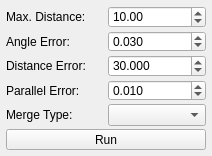
<?xml version="1.0" encoding="UTF-8"?>
<ui version="4.0">
 <class>ContinuityOptimizer</class>
 <widget class="QMainWindow" name="ContinuityOptimizer">
  <property name="windowModality">
   <enum>Qt::NonModal</enum>
  </property>
  <property name="geometry">
   <rect>
    <x>0</x>
    <y>0</y>
    <width>212</width>
    <height>156</height>
   </rect>
  </property>
  <property name="sizePolicy">
   <sizepolicy hsizetype="Fixed" vsizetype="Fixed">
    <horstretch>0</horstretch>
    <verstretch>0</verstretch>
   </sizepolicy>
  </property>
  <property name="minimumSize">
   <size>
    <width>212</width>
    <height>156</height>
   </size>
  </property>
  <property name="maximumSize">
   <size>
    <width>212</width>
    <height>110</height>
   </size>
  </property>
  <property name="windowTitle">
   <string>Continuity Optimizer</string>
  </property>
  <widget class="QWidget" name="widget_main">
   <layout class="QVBoxLayout" name="verticalLayout">
    <property name="spacing">
     <number>3</number>
    </property>
    <property name="leftMargin">
     <number>6</number>
    </property>
    <property name="topMargin">
     <number>6</number>
    </property>
    <property name="rightMargin">
     <number>6</number>
    </property>
    <property name="bottomMargin">
     <number>6</number>
    </property>
    <item>
     <layout class="QHBoxLayout" name="layout_blur_sigma_3">
      <item>
       <widget class="QLabel" name="label_max_dist">
        <property name="text">
         <string>Max. Distance:</string>
        </property>
       </widget>
      </item>
      <item>
       <widget class="QDoubleSpinBox" name="spin_max_dist">
        <property name="enabled">
         <bool>true</bool>
        </property>
        <property name="minimum">
         <double>0.010000000000000</double>
        </property>
        <property name="maximum">
         <double>1000.000000000000000</double>
        </property>
        <property name="singleStep">
         <double>1.000000000000000</double>
        </property>
        <property name="value">
         <double>10.000000000000000</double>
        </property>
       </widget>
      </item>
     </layout>
    </item>
    <item>
     <layout class="QHBoxLayout" name="layout_blur_sigma" stretch="0,0">
      <item>
       <widget class="QLabel" name="label_angle_error">
        <property name="text">
         <string>Angle Error:</string>
        </property>
       </widget>
      </item>
      <item>
       <widget class="QDoubleSpinBox" name="spin_angle_error">
        <property name="enabled">
         <bool>true</bool>
        </property>
        <property name="decimals">
         <number>3</number>
        </property>
        <property name="minimum">
         <double>0.001000000000000</double>
        </property>
        <property name="maximum">
         <double>10.000000000000000</double>
        </property>
        <property name="singleStep">
         <double>0.010000000000000</double>
        </property>
        <property name="value">
         <double>0.030000000000000</double>
        </property>
       </widget>
      </item>
     </layout>
    </item>
    <item>
     <layout class="QHBoxLayout" name="layout_blur_sigma" stretch="0,0">
      <item>
       <widget class="QLabel" name="label_distance_error">
        <property name="text">
         <string>Distance Error:</string>
        </property>
       </widget>
      </item>
      <item>
       <widget class="QDoubleSpinBox" name="spin_distance_error">
        <property name="enabled">
         <bool>true</bool>
        </property>
        <property name="decimals">
         <number>3</number>
        </property>
        <property name="minimum">
         <double>1.000000000000000</double>
        </property>
        <property name="maximum">
         <double>50.000000000000000</double>
        </property>
        <property name="singleStep">
         <double>1.000000000000000</double>
        </property>
        <property name="value">
         <double>30.000000000000000</double>
        </property>
       </widget>
      </item>
     </layout>
    </item>
    <item>
     <layout class="QHBoxLayout" name="layout_blur_sigma" stretch="0,0">
      <item>
       <widget class="QLabel" name="label_parallel_error">
        <property name="text">
         <string>Parallel Error:</string>
        </property>
       </widget>
      </item>
      <item>
       <widget class="QDoubleSpinBox" name="spin_parallel_error">
        <property name="enabled">
         <bool>true</bool>
        </property>
        <property name="decimals">
         <number>3</number>
        </property>
        <property name="minimum">
         <double>0.005000000000000</double>
        </property>
        <property name="maximum">
         <double>0.050000000000000</double>
        </property>
        <property name="singleStep">
         <double>0.001000000000000</double>
        </property>
        <property name="value">
         <double>0.010000000000000</double>
        </property>
       </widget>
      </item>
     </layout>
    </item>
    <item>
     <layout class="QHBoxLayout" name="layout_mtype">
      <item>
       <widget class="QLabel" name="label_mtype">
        <property name="enabled">
         <bool>true</bool>
        </property>
        <property name="text">
         <string>Merge Type:</string>
        </property>
       </widget>
      </item>
      <item>
       <widget class="QComboBox" name="cb_mtype">
        <property name="enabled">
         <bool>true</bool>
        </property>
       </widget>
      </item>
     </layout>
    </item>
    <item>
     <widget class="QPushButton" name="pb_corun">
      <property name="text">
       <string>Run</string>
      </property>
     </widget>
    </item>
   </layout>
  </widget>
 </widget>
 <resources/>
 <connections>
  <connection>
   <sender>pb_corun</sender>
   <signal>clicked()</signal>
   <receiver>ContinuityOptimizer</receiver>
   <slot>runOptimizer()</slot>
   <hints>
    <hint type="sourcelabel">
     <x>87</x>
     <y>92</y>
    </hint>
    <hint type="destinationlabel">
     <x>3</x>
     <y>79</y>
    </hint>
   </hints>
  </connection>
 </connections>
 <slots>
  <slot>runOptimizer()</slot>
 </slots>
</ui>
